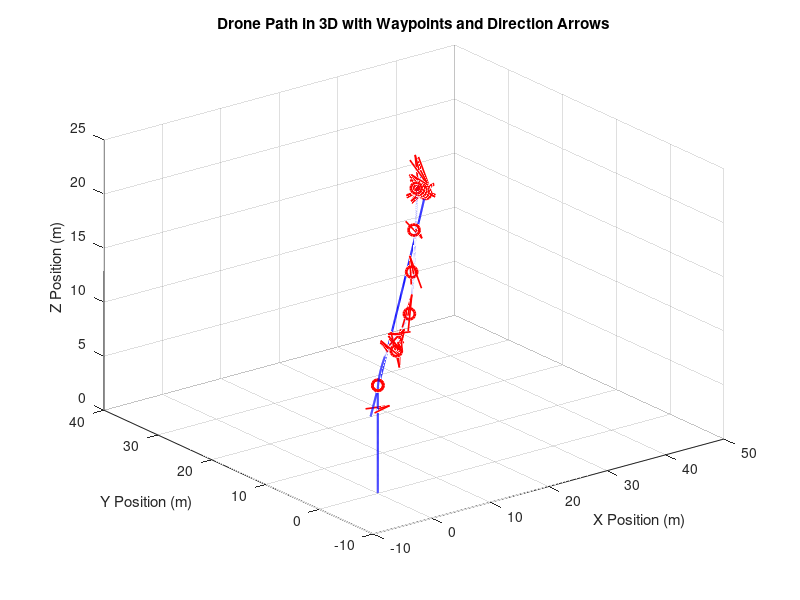
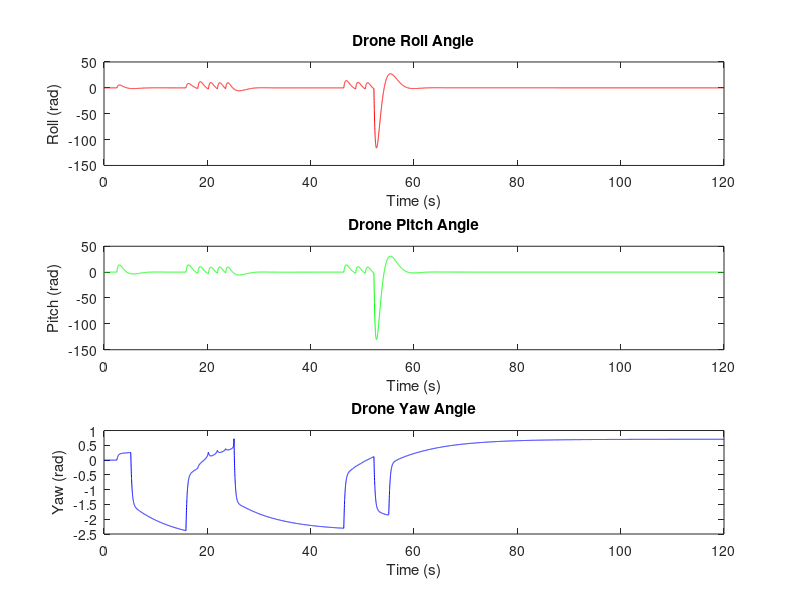

Write the MATLAB code that produced these figures, in order.
clc;
close all;
clear;

% Parameters
m = 5.0;    % mass of the drone (kg)
g = 9.81;   % gravitational acceleration (m/s^2)
Ix = 0.01;  % Moment of inertia around x-axis (kg*m^2)
Iy = 0.01;  % Moment of inertia around y-axis (kg*m^2)
Iz = 0.02;  % Moment of inertia around z-axis (kg*m^2)

% PID controller gains
Kp_pos = 5.0;  % Proportional gain for position
Ki_pos = 0.4;  % Integral gain for position
Kd_pos = 6.8;  % Derivative gain for position

% PID gains for yaw, roll, and pitch
Kp_yaw = 2.5;  % Proportional gain for yaw
Ki_yaw = 0.5;  % Integral gain for yaw
Kd_yaw = 2.0;  % Derivative gain for yaw

Kp_pitch = 3.0;  % Proportional gain for pitch
Ki_pitch = 0.8;  % Integral gain for pitch
Kd_pitch = 3.0;  % Derivative gain for pitch

Kp_roll = 3.0;  % Proportional gain for roll
Ki_roll = 0.8;  % Integral gain for roll
Kd_roll = 3.0;  % Derivative gain for roll

% Time interval for plotting arrows (in seconds)
arrow_plot_interval = 2.0;  % Plot arrows every 2 seconds

% State-space matrices
A = [0, 0, 0, 1, 0, 0, 0, 0, 0, 0, 0, 0;   % x_dot = u
     0, 0, 0, 0, 1, 0, 0, 0, 0, 0, 0, 0;   % y_dot = v
     0, 0, 0, 0, 0, 1, 0, 0, 0, 0, 0, 0;   % z_dot = w
     0, 0, 0, 0, 0, 0, 0, 0, 0, 0, 0, 0;   % u_dot = controlled by input
     0, 0, 0, 0, 0, 0, 0, 0, 0, 0, 0, 0;   % v_dot = controlled by input
     0, 0, 0, 0, 0, 0, 0, 0, 0, 0, 0, 0;   % w_dot = controlled by input
     0, 0, 0, 0, 0, 0, 0, 0, 0, 1, 0, 0;   % phi_dot = p
     0, 0, 0, 0, 0, 0, 0, 0, 0, 0, 1, 0;   % theta_dot = q
     0, 0, 0, 0, 0, 0, 0, 0, 0, 0, 0, 1;   % psi_dot = r
     0, 0, 0, 0, 0, 0, 0, 0, 0, 0, 0, 0;   % p_dot = controlled by input
     0, 0, 0, 0, 0, 0, 0, 0, 0, 0, 0, 0;   % q_dot = controlled by input
     0, 0, 0, 0, 0, 0, 0, 0, 0, 0, 0, 0];  % r_dot = controlled by input

B = [0, 0, 0, 0, 0, 0;
     0, 0, 0, 0, 0, 0;
     0, 0, 0, 0, 0, 0;
     1/m, 0, 0, 0, 0, 0;
     0, 1/m, 0, 0, 0, 0;
     0, 0, 1/m, 0, 0, 0;
     0, 0, 0, 1/Ix, 0, 0;
     0, 0, 0, 0, 1/Iy, 0;
     0, 0, 0, 0, 0, 1/Iz;
     0, 0, 0, 0, 0, 0;
     0, 0, 0, 0, 0, 0;
     0, 0, 0, 0, 0, 0];

C = eye(12);
D = zeros(12, 6);

% Initial conditions
x0 = [0; 0; 0; 0; 0; 0; 0; 0; 0; 0; 0; 0];  % [x; y; z; u; v; w; phi; theta; psi; p; q; r]
yaw0 = 0;
pitch0 = 0;
roll0 = 0;

% Updated waypoints for smoother yaw transitions, including return to origin
waypoints = [0, 0, 10; 
             5, 2, 12; 
             10, 5, 14; 
             15, 10, 16; 
             20, 15, 18; 
             25, 20, 20; 
             30, 25, 18; 
             35, 30, 16; 
             40, 35, 14; 
             45, 40, 12;
             0, 0, 10];  % Final waypoint returns to origin

current_waypoint = 1;
tolerance = 0.5; % Distance tolerance to consider waypoint reached

% Time step
dt = 0.01;
time = 0:dt:120;  % Extended time to accommodate return to origin

% Initialize state
x = x0;
yaw = yaw0;
pitch = pitch0;
roll = roll0;

% Initialize arrays for storing results
x_array = zeros(12, length(time));
yaw_array = zeros(1, length(time));
pitch_array = zeros(1, length(time));
roll_array = zeros(1, length(time));

% PID integrals
integral_error_pos = [0; 0; 0];
integral_error_yaw = 0;
integral_error_pitch = 0;
integral_error_roll = 0;

% Initialize figure for plotting
figure;
hold on;
plot3(waypoints(:,1), waypoints(:,2), waypoints(:,3), 'ro', 'MarkerSize', 8, 'LineWidth', 2);

% Simulation loop
for t = 1:length(time)
    % Check if the current waypoint is reached
    if norm([x(1) - waypoints(current_waypoint, 1), x(2) - waypoints(current_waypoint, 2), x(3) - waypoints(current_waypoint, 3)]) < tolerance
        % Move to the next waypoint if available
        if current_waypoint < size(waypoints, 1)
            current_waypoint = current_waypoint + 1;
        end
    end
    
    % Desired position and orientation
    x_des = waypoints(current_waypoint, 1);
    y_des = waypoints(current_waypoint, 2);
    z_des = waypoints(current_waypoint, 3);
    
    % Position errors
    error_pos = [x_des - x(1); y_des - x(2); z_des - x(3)];

    % Update integral errors for position
    integral_error_pos = integral_error_pos + error_pos * dt;
    
    % Desired velocities (PID control)
    u_des = Kp_pos * error_pos(1) + Ki_pos * integral_error_pos(1) - Kd_pos * x(4);
    v_des = Kp_pos * error_pos(2) + Ki_pos * integral_error_pos(2) - Kd_pos * x(5);
    w_des = Kp_pos * error_pos(3) + Ki_pos * integral_error_pos(3) - Kd_pos * x(6);
    
    % Yaw control
    yaw_error = atan2(y_des - x(2), x_des - x(1)) - yaw;
    integral_error_yaw = integral_error_yaw + yaw_error * dt;
    yaw_dot = Kp_yaw * yaw_error + Ki_yaw * integral_error_yaw - Kd_yaw * yaw;

    % Pitch control: make pitch respond to forward/backward movement
    pitch_error = u_des;  % Pitch to control forward velocity
    integral_error_pitch = integral_error_pitch + pitch_error * dt;
    pitch_dot = Kp_pitch * pitch_error + Ki_pitch * integral_error_pitch - Kd_pitch * pitch;

    % Roll control: make roll respond to lateral movement
    roll_error = v_des;  % Roll to control lateral velocity
    integral_error_roll = integral_error_roll + roll_error * dt;
    roll_dot = Kp_roll * roll_error + Ki_roll * integral_error_roll - Kd_roll * roll;

    % Update roll, pitch, and yaw
    roll = roll + roll_dot * dt;
    pitch = pitch + pitch_dot * dt;
    yaw = yaw + yaw_dot * dt;

    % Store orientation for later analysis
    roll_array(t) = roll;
    pitch_array(t) = pitch;
    yaw_array(t) = yaw;
    
    % Input vector u(t) [u_des; v_des; w_des; p_des; q_des; r_des]
    u = [u_des; v_des; w_des; roll_dot; pitch_dot; yaw_dot];
    
    % State-space equation
    x_dot = A * x + B * u;
    
    % Update state variables
    x = x + x_dot * dt;
    
    % Store results
    x_array(:, t) = x;

    % Plot direction arrows at intervals based on the specified time interval
    if mod(t*dt, arrow_plot_interval) < dt && current_waypoint < size(waypoints, 1)
        % Calculate rotation matrix from Euler angles (roll, pitch, yaw)
        R_yaw = [cos(yaw), -sin(yaw), 0;
                 sin(yaw),  cos(yaw), 0;
                 0,         0,        1];
             
        R_pitch = [cos(pitch), 0, sin(pitch);
                   0,          1, 0;
                  -sin(pitch), 0, cos(pitch)];
              
        R_roll = [1, 0,          0;
                  0, cos(roll), -sin(roll);
                  0, sin(roll),  cos(roll)];
              
        % Overall rotation matrix
        R = R_yaw * R_pitch * R_roll;
        
        % Direction vector (pointing forward along the x-axis in body frame)
        direction = R * [1; 0; 0];
        
        % Plot the arrow
        quiver3(x_array(1,t), x_array(2,t), x_array(3,t), direction(1), direction(2), direction(3), 2, 'r', 'LineWidth', 1.2, 'MaxHeadSize', 1);
    end
end

% Final plot adjustments
plot3(x_array(1,:), x_array(2,:), x_array(3,:), 'b', 'LineWidth', 1.5);
xlabel('X Position (m)');
ylabel('Y Position (m)');
zlabel('Z Position (m)');
title('Drone Path in 3D with Waypoints and Direction Arrows');
grid on;
view(3);  % Ensure the plot is in 3D view
hold off;

% Plot roll, pitch, yaw variations
figure;
subplot(3,1,1);
plot(time, roll_array, 'r');
xlabel('Time (s)');
ylabel('Roll (rad)');
title('Drone Roll Angle');

subplot(3,1,2);
plot(time, pitch_array, 'g');
xlabel('Time (s)');
ylabel('Pitch (rad)');
title('Drone Pitch Angle');

subplot(3,1,3);
plot(time, yaw_array, 'b');
xlabel('Time (s)');
ylabel('Yaw (rad)');
title('Drone Yaw Angle');
